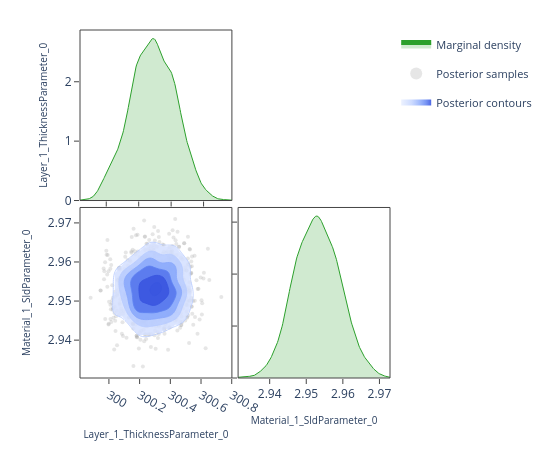

Notebook code for this chart:
### Code cell
# ---- Pairwise focus: thickness vs SLD ---------------------------------------
# A 2-parameter corner plot zooms in on the joint posterior for a specific
# pair.  This is the same view the EasyReflectometryApp's "2D Heatmap"
# sub-tab uses to inspect parameter degeneracies.


params_of_interest = ['Layer_1_ThicknessParameter_0', 'Material_1_SldParameter_0']
idx = [posterior.param_names.index(p) for p in params_of_interest]
subset_draws = np.asarray(posterior.draws)[:, idx]

fig = plot_corner(subset_draws, params_of_interest)
fig.show()

### Figure 1 — Plotly figure (JSON) as saved in the notebook; plotly's stock layout.template omitted (floating-point values rounded to 4 significant figures; data arrays with more than 128 entries replaced by an {"elided": "..."} marker saying what was removed)
{"data": [{"fill": "tozeroy", "fillcolor": "rgba(44, 160, 44, 0.22)", "hoverinfo": "skip", "legendgroup": "marginal", "line": {"color": "rgb(44, 160, 44)", "width": 1}, "mode": "lines", "name": "Marginal density", "showlegend": true, "type": "scatter", "x": {"elided": "256 float values"}, "xaxis": "x", "y": {"elided": "256 float values"}, "yaxis": "y"}, {"hoverinfo": "skip", "legendgroup": "scatter", "marker": {"color": "rgba(140, 140, 140, 0.22)", "size": 4}, "mode": "markers", "name": "Posterior samples", "showlegend": true, "type": "scatter", "x": {"elided": "880 float values"}, "xaxis": "x3", "y": {"elided": "880 float values"}, "yaxis": "y3", "zorder": 0}, {"colorscale": [[0.0, "rgba(224, 233, 255, 0.62)"], [0.35, "rgba(183, 203, 255, 0.70)"], [0.6, "rgba(138, 169, 252, 0.78)"], [0.82, "rgba(96, 131, 242, 0.84)"], [1.0, "rgba(58, 86, 224, 0.90)"]], "connectgaps": false, "contours": {"coloring": "fill", "end": 157.9, "showlabels": false, "showlines": false, "size": 24.93, "start": 33.24}, "hoverinfo": "skip", "legendgroup": "contour", "name": "Posterior contours", "showlegend": true, "showscale": false, "type": "contour", "x": [299.8, 299.8, 299.9, 299.9, 299.9, 299.9, 299.9, 299.9, 299.9, 299.9, 300.0, 300.0, 300.0, 300.0, 300.0, 300.0, 300.0, 300.0, 300.1, 300.1, 300.1, 300.1, 300.1, 300.1, 300.1, 300.1, 300.1, 300.2, 300.2, 300.2, 300.2, 300.2, 300.2, 300.2, 300.2, 300.3, 300.3, 300.3, 300.3, 300.3, 300.3, 300.3, 300.3, 300.3, 300.4, 300.4, 300.4, 300.4, 300.4, 300.4, 300.4, 300.4, 300.5, 300.5, 300.5, 300.5, 300.5, 300.5, 300.5, 300.5, 300.5, 300.6, 300.6, 300.6, 300.6, 300.6, 300.6, 300.6, 300.6, 300.7, 300.7, 300.7, 300.7, 300.7, 300.7, 300.7, 300.7, 300.8, 300.8, 300.8], "xaxis": "x3", "y": [2.931, 2.932, 2.932, 2.933, 2.933, 2.934, 2.935, 2.935, 2.936, 2.936, 2.937, 2.937, 2.938, 2.938, 2.939, 2.939, 2.94, 2.94, 2.941, 2.941, 2.942, 2.942, 2.943, 2.943, 2.944, 2.945, 2.945, 2.946, 2.946, 2.947, 2.947, 2.948, 2.948, 2.949, 2.949, 2.95, 2.95, 2.951, 2.951, 2.952, 2.952, 2.953, 2.953, 2.954, 2.954, 2.955, 2.956, 2.956, 2.957, 2.957, 2.958, 2.958, 2.959, 2.959, 2.96, 2.96, 2.961, 2.961, 2.962, 2.962, 2.963, 2.963, 2.964, 2.964, 2.965, 2.966, 2.966, 2.967, 2.967, 2.968, 2.968, 2.969, 2.969, 2.97, 2.97, 2.971, 2.971, 2.972, 2.972, 2.973], "yaxis": "y3", "z": {"elided": "80x80 float values"}, "zmax": 157.9, "zmin": 33.24, "zorder": 1}, {"colorscale": [[0.0, "rgba(183, 203, 255, 0.94)"], [0.35, "rgba(183, 203, 255, 0.94)"], [0.35, "rgba(138, 169, 252, 0.95)"], [0.6, "rgba(138, 169, 252, 0.95)"], [0.6, "rgba(96, 131, 242, 0.96)"], [0.82, "rgba(96, 131, 242, 0.96)"], [0.82, "rgba(58, 86, 224, 0.98)"], [1.0, "rgba(58, 86, 224, 0.98)"]], "contours": {"coloring": "lines", "end": 157.9, "showlabels": false, "size": 24.93, "start": 33.24}, "hoverinfo": "skip", "legendgroup": "contour", "line": {"width": 0.9}, "showlegend": false, "showscale": false, "type": "contour", "x": [299.8, 299.8, 299.9, 299.9, 299.9, 299.9, 299.9, 299.9, 299.9, 299.9, 300.0, 300.0, 300.0, 300.0, 300.0, 300.0, 300.0, 300.0, 300.1, 300.1, 300.1, 300.1, 300.1, 300.1, 300.1, 300.1, 300.1, 300.2, 300.2, 300.2, 300.2, 300.2, 300.2, 300.2, 300.2, 300.3, 300.3, 300.3, 300.3, 300.3, 300.3, 300.3, 300.3, 300.3, 300.4, 300.4, 300.4, 300.4, 300.4, 300.4, 300.4, 300.4, 300.5, 300.5, 300.5, 300.5, 300.5, 300.5, 300.5, 300.5, 300.5, 300.6, 300.6, 300.6, 300.6, 300.6, 300.6, 300.6, 300.6, 300.7, 300.7, 300.7, 300.7, 300.7, 300.7, 300.7, 300.7, 300.8, 300.8, 300.8], "xaxis": "x3", "y": [2.931, 2.932, 2.932, 2.933, 2.933, 2.934, 2.935, 2.935, 2.936, 2.936, 2.937, 2.937, 2.938, 2.938, 2.939, 2.939, 2.94, 2.94, 2.941, 2.941, 2.942, 2.942, 2.943, 2.943, 2.944, 2.945, 2.945, 2.946, 2.946, 2.947, 2.947, 2.948, 2.948, 2.949, 2.949, 2.95, 2.95, 2.951, 2.951, 2.952, 2.952, 2.953, 2.953, 2.954, 2.954, 2.955, 2.956, 2.956, 2.957, 2.957, 2.958, 2.958, 2.959, 2.959, 2.96, 2.96, 2.961, 2.961, 2.962, 2.962, 2.963, 2.963, 2.964, 2.964, 2.965, 2.966, 2.966, 2.967, 2.967, 2.968, 2.968, 2.969, 2.969, 2.97, 2.97, 2.971, 2.971, 2.972, 2.972, 2.973], "yaxis": "y3", "z": {"elided": "80x80 float values"}, "zmax": 157.9, "zmin": 33.24, "zorder": 2}, {"fill": "tozeroy", "fillcolor": "rgba(44, 160, 44, 0.22)", "hoverinfo": "skip", "legendgroup": "marginal", "line": {"color": "rgb(44, 160, 44)", "width": 1}, "mode": "lines", "name": "Marginal density", "showlegend": false, "type": "scatter", "x": {"elided": "256 float values"}, "xaxis": "x4", "y": {"elided": "256 float values"}, "yaxis": "y4"}], "layout": {"height": 450, "legend": {"font": {"size": 11}, "itemsizing": "constant", "orientation": "v", "x": 1.02, "xanchor": "left", "y": 1.0, "yanchor": "top"}, "margin": {"b": 60, "l": 80, "r": 160, "t": 30}, "plot_bgcolor": "white", "shapes": [{"fillcolor": "rgba(0,0,0,0)", "layer": "above", "line": {"color": "#444", "width": 1}, "type": "rect", "x0": 0, "x1": 1, "xref": "x domain", "y0": 0, "y1": 1, "yref": "y domain"}, {"fillcolor": "rgba(0,0,0,0)", "layer": "above", "line": {"color": "#444", "width": 1}, "type": "rect", "x0": 0, "x1": 1, "xref": "x3 domain", "y0": 0, "y1": 1, "yref": "y3 domain"}, {"fillcolor": "rgba(0,0,0,0)", "layer": "above", "line": {"color": "#444", "width": 1}, "type": "rect", "x0": 0, "x1": 1, "xref": "x4 domain", "y0": 0, "y1": 1, "yref": "y4 domain"}], "showlegend": true, "width": 550, "xaxis": {"anchor": "y", "domain": [0.0, 0.49], "showgrid": false, "showticklabels": false, "ticks": "outside", "zeroline": false}, "xaxis2": {"anchor": "y2", "domain": [0.51, 1.0], "showgrid": false, "ticks": "outside", "visible": false, "zeroline": false}, "xaxis3": {"anchor": "y3", "domain": [0.0, 0.49], "showgrid": false, "ticks": "outside", "title": {"font": {"size": 10}, "text": "Layer_1_ThicknessParameter_0"}, "zeroline": false}, "xaxis4": {"anchor": "y4", "domain": [0.51, 1.0], "showgrid": false, "ticks": "outside", "title": {"font": {"size": 10}, "text": "Material_1_SldParameter_0"}, "zeroline": false}, "yaxis": {"anchor": "x", "domain": [0.51, 1.0], "showgrid": false, "ticks": "outside", "title": {"font": {"size": 10}, "text": "Layer_1_ThicknessParameter_0"}, "zeroline": false}, "yaxis2": {"anchor": "x2", "domain": [0.51, 1.0], "showgrid": false, "ticks": "outside", "visible": false, "zeroline": false}, "yaxis3": {"anchor": "x3", "domain": [0.0, 0.49], "showgrid": false, "ticks": "outside", "title": {"font": {"size": 10}, "text": "Material_1_SldParameter_0"}, "zeroline": false}, "yaxis4": {"anchor": "x4", "domain": [0.0, 0.49], "showgrid": false, "showticklabels": false, "ticks": "outside", "zeroline": false}}}
